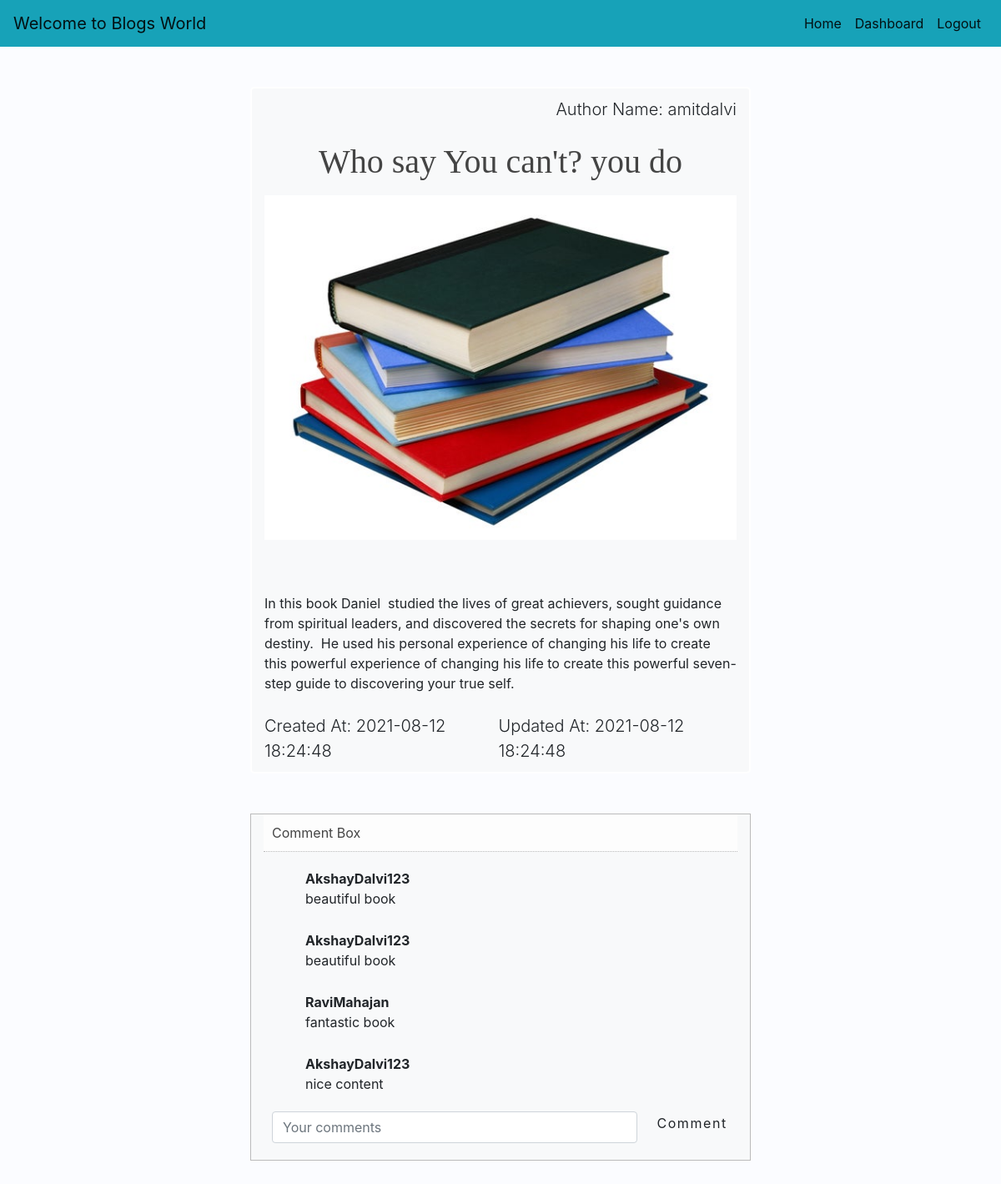
The app's page /show_post.php?id=2 (signed in) with its own data.
### tables this page shows
CREATE TABLE `users` (
  `id` int(11) NOT NULL,
  `username` varchar(255) NOT NULL,
  `email` varchar(255) NOT NULL,
  `role` enum('Author','Admin') DEFAULT NULL,
  `password` varchar(255) NOT NULL,
  `created_at` timestamp NULL DEFAULT current_timestamp(),
  `updated_at` timestamp NULL DEFAULT NULL
);

CREATE TABLE `posts` (
  `id` int(11) NOT NULL,
  `user_id` int(11) DEFAULT NULL,
  `title` varchar(255) NOT NULL,
  `views` int(11) NOT NULL DEFAULT 0,
  `image` varchar(255) NOT NULL,
  `content` text NOT NULL,
  `created_at` timestamp NOT NULL DEFAULT current_timestamp(),
  `updated_at` timestamp NOT NULL DEFAULT '2021-08-08 00:20:25'
);

CREATE TABLE `comment` (
  `comment_id` int(11) NOT NULL,
  `post_id` int(11) NOT NULL,
  `user_id` int(11) NOT NULL,
  `comment_desc` varchar(255) NOT NULL
);

### main/phpfunctions.php (called while the page is built, shortened)
<?php
function getPost($id){
	global $conn;
	$id = $_GET['id'];
	$sql = "SELECT * FROM posts WHERE id='$id'";
	$result = mysqli_query($conn, $sql);
    $posts = mysqli_fetch_all($result,MYSQLI_ASSOC);
    return $posts;
}
function getName($u_id){
	global $conn;
	$sql = "SELECT username FROM users WHERE id=$u_id";
	$result = mysqli_query($conn, $sql);
	return $result;
}

### admin/Class/Database.php (called while the page is built, shortened)
<?php
class Database
{
    public function __construct()
    {
        $this->conn = mysqli_connect("localhost", "root", "", "phppractice");
    }
}
?>

### admin/Class/Comment.php (called while the page is built, shortened)
<?php
require_once('Database.php');
class Comment extends Database {
  public function showComment($post_id) {
      global $conn;
      $usercomment = array();
      $query = "SELECT * FROM comment WHERE post_id = $post_id ";
      $result = mysqli_query($conn, $query);
      $res = mysqli_fetch_all($result,MYSQLI_ASSOC);
      foreach ($res as $in) {
          $in['username'] = $this->getUserName($in['user_id']);
          array_push($usercomment, $in);
        }
      return $usercomment;
  }
  public function getUserName($user_id) {
      global $conn;
      $query = "SELECT username FROM users WHERE id=$user_id";
      $result = mysqli_query($conn, $query);
      if ($result) {
        return mysqli_fetch_assoc($result)['username'];
      } else {
        return null;
      }
  }
}

### show_post.php (the view, shortened to what this page needs)
<?php require_once('config.php'); ?>
<?php require_once( ROOT_PATH . '/main/phpfunctions.php'); ?>
<?php require_once('admin/Class/Comment.php'); ?>
<?php require_once('main/head_section.php') ?>
 <?php
	if (isset($_GET['id'])) {
		$post = getPost($_GET['id']);
	}
?>
 <link rel="stylesheet" href="style/comment.css">
</head>
<body style="background-color: #FBFCFF;">
<?php require_once('main/navbar.php') ?>
<?php foreach ( $post as $post): ?>
	<div class="show-post container-fluid w-50 ml-auto mr-auto mt-5 bg-light " >
			<?php $u_id=$post['user_id'];
		$name=getName($u_id); ?>
	<?php
		while ($row = $name->fetch_assoc()) { ?>
  	     <p class="lead d-flex justify-content-end">Author Name: <?php echo $row['username']." " ?> </p> <?php
	} ?>
				<h1 class="text-center pt-2"><?php echo $post['title'] ?></h1>
				<div class="d-flex justify-content-center align-items-center">
				<img src="<?php echo BASE_URL . 'images/' . $post['image']; ?>" class="img-fluid pt-2" alt="image">
				</div>
                <p class=" text-center pt-5"><?php  echo html_entity_decode($post['content'])?></p>
		<div class="d-flex justify-content-between pt-2"><span class="lead">Created At: <?php echo $post['created_at'] ?></span><span class="lead">Updated At: <?php echo $post['updated_at'] ?></span> </div>
				</div>
	<div class="detailBox container-fluid w-50 ml-auto mr-auto mt-5 bg-light">
    <div class="titleBox">
      <label>Comment Box</label>
    </div>
	<?php
		$comment = new Comment();
		$allcomment = $comment->showComment($_GET['id']);
		echo '<div class="actionBox">';
		foreach($allcomment as $comment) {
		?>
		<ul class="commentList">
			<li>
		<div class="commentText">
			<span><b><?php echo $comment['username']; ?></b></span>
			<p class=""><?php echo $comment['comment_desc']; ?></p>
		</div>
			</li>
		</ul>
		<?php } ?>
        <form class="form-inline" role="form" action="" method="post">
            <div class="form-group">
                <input class="form-control" type="text" placeholder="Your comments" name="desc" required>
            </div>
            <div class="form-group mar">
                <button class="btn btn-default" name="comment_btn">Comment</button>
            </div>
        </form>
    </div>
</div>
<?php endforeach
?>
</body>

### style/css/main.css (style rules this page uses)
* { margin: 0px; padding: 0px; }
html { height: 100%; box-sizing: border-box; }
body { position: relative; margin: 0; padding-bottom: 6rem; min-height: 100%; }
h1, h2, h3, h4 { color: #444; font-family: "Averia Serif Libre", cursive; }
ul, ol { margin-left: 40px; }
.btn { text-align: center; border: none; border-radius: 5px; display: block; width: 50%; letter-spacing: 0.1em; margin: 10px 0px; padding: 12px; text-decoration: none; font-size: 15px; font-weight: 700; }
form input { width: 100%; display: block; padding: 13px 13px; font-size: 1em; margin: 5px auto 10px; border-radius: 3px; box-sizing: border-box; background: transparent; border: 1px solid #3e606f; }
.show-post { padding: 10px; min-height: 100vh; border: 2px solid #fff; border-radius: 5px; }

### style/comment.css (style rules this page uses)
.detailBox { border:1px solid #bbb; margin:30px; }
.titleBox { background-color:#fdfdfd; padding:10px; }
.titleBox label { color:#444; margin:0; display:inline-block; }
.commentBox .form-group:first-child, .actionBox .form-group:first-child { width:80%; }
.commentBox .form-group:nth-child(2), .actionBox .form-group:nth-child(2) { width:18%; }
.actionBox .form-group * { width:100%; }
.commentList { padding:0; list-style:none; max-height:200px; overflow:auto; }
.commentList li { margin:0; margin-top:10px; }
.commentList li > div { display:table-cell; }
.commentText p { margin:0; }
.actionBox { border-top:1px dotted #bbb; padding:10px; }
.mar { margin-left: 10px; margin-top: -15px; }

### records on screen
posts: title "Who say You can't? you do", image (picture), content "In this book Daniel studied the lives of great achievers, sought guidance from spiritual leaders, and discovered the secrets for shaping one's own destiny. He used his personal experience of changing his life to create this powerful experience of changing his life to create this powerful seven-step guide to discovering your true self.", created_at "2021-08-12 18:24:48", updated_at "2021-08-12 18:24:48"
users: username "amitdalvi"
comment: username "AkshayDalvi123", comment_desc "beautiful book"
comment: username "AkshayDalvi123", comment_desc "beautiful book"
comment: username "RaviMahajan", comment_desc "fantastic book"
comment: username "AkshayDalvi123", comment_desc "nice content"
